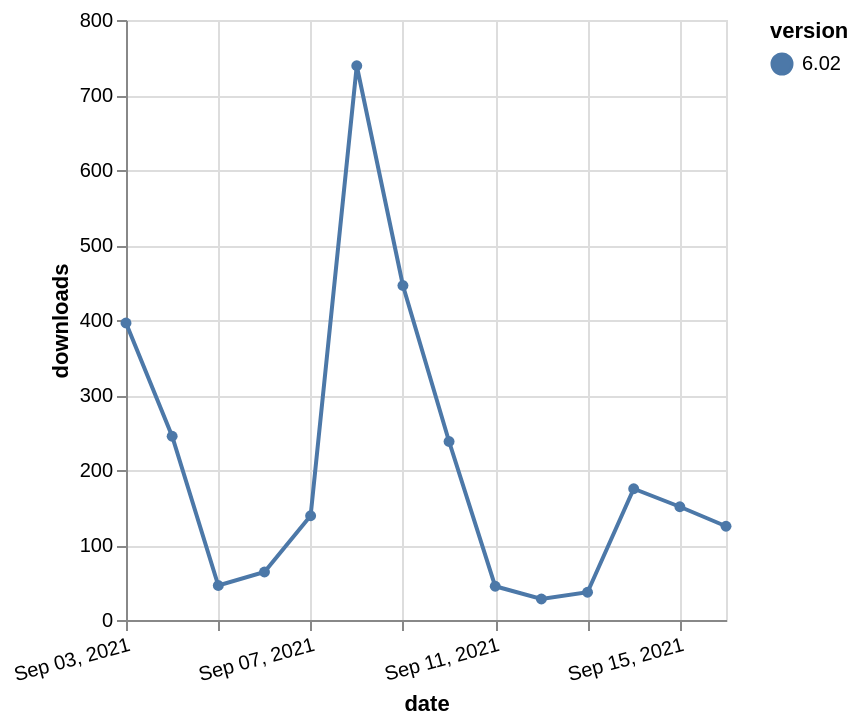

This figure's Vega-Lite source:
### Vega-Lite specification from a JSON file in a GitHub repository (floating-point values rounded to 4 significant figures)
{"$schema": "https://vega.github.io/schema/vega-lite/v5.json", "description": "A simple bar chart with embedded data.", "data": {"values": [{"date": "2021-09-03", "total": 171644, "delta": 396, "version": "6.02"}, {"date": "2021-09-04", "total": 171889, "delta": 245, "version": "6.02"}, {"date": "2021-09-05", "total": 171935, "delta": 46, "version": "6.02"}, {"date": "2021-09-06", "total": 171999, "delta": 64, "version": "6.02"}, {"date": "2021-09-07", "total": 172138, "delta": 139, "version": "6.02"}, {"date": "2021-09-08", "total": 172877, "delta": 739, "version": "6.02"}, {"date": "2021-09-09", "total": 173323, "delta": 446, "version": "6.02"}, {"date": "2021-09-10", "total": 173561, "delta": 238, "version": "6.02"}, {"date": "2021-09-11", "total": 173606, "delta": 45, "version": "6.02"}, {"date": "2021-09-12", "total": 173634, "delta": 28, "version": "6.02"}, {"date": "2021-09-13", "total": 173671, "delta": 37, "version": "6.02"}, {"date": "2021-09-14", "total": 173846, "delta": 175, "version": "6.02"}, {"date": "2021-09-15", "total": 173997, "delta": 151, "version": "6.02"}, {"date": "2021-09-16", "total": 174122, "delta": 125, "version": "6.02"}]}, "width": "container", "mark": {"type": "line", "point": {"filled": true}}, "encoding": {"x": {"field": "date", "type": "temporal", "timeUnit": "yearmonthdate", "title": "date", "axis": {"labelAngle": -15}}, "y": {"field": "delta", "type": "quantitative", "title": "downloads"}, "color": {"field": "version", "type": "nominal"}, "tooltip": {"field": "delta"}}}
